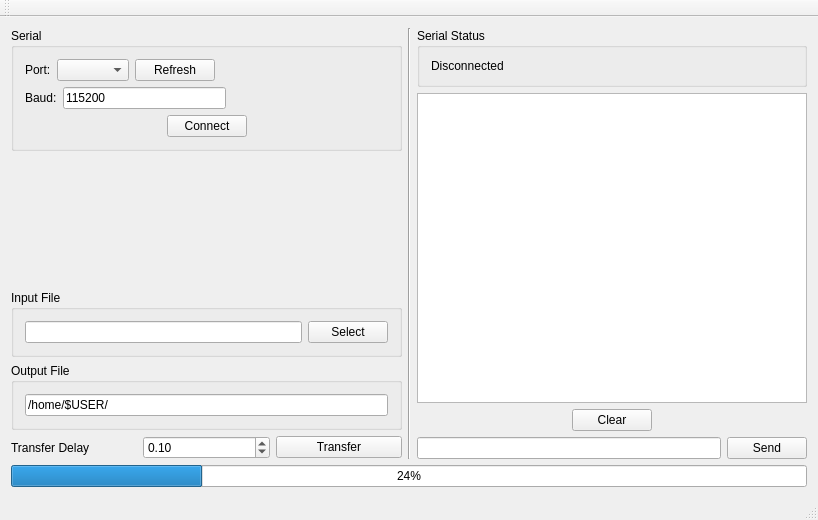
<?xml version="1.0" encoding="UTF-8"?>
<ui version="4.0">
 <class>MainWorker</class>
 <widget class="QMainWindow" name="MainWorker">
  <property name="geometry">
   <rect>
    <x>0</x>
    <y>0</y>
    <width>818</width>
    <height>520</height>
   </rect>
  </property>
  <property name="windowTitle">
   <string>paddle</string>
  </property>
  <widget class="QWidget" name="centralWidget">
   <layout class="QVBoxLayout" name="verticalLayout_4">
    <item>
     <layout class="QHBoxLayout" name="horizontalLayout_10">
      <item>
       <layout class="QVBoxLayout" name="verticalLayout_2">
        <item>
         <widget class="QGroupBox" name="groupBox_3">
          <property name="title">
           <string>Serial</string>
          </property>
          <layout class="QVBoxLayout" name="verticalLayout">
           <item>
            <layout class="QHBoxLayout" name="horizontalLayout_4">
             <item>
              <widget class="QLabel" name="label">
               <property name="text">
                <string>Port:</string>
               </property>
              </widget>
             </item>
             <item>
              <widget class="QComboBox" name="portsComboBox"/>
             </item>
             <item>
              <widget class="QPushButton" name="refreshPushButton">
               <property name="text">
                <string>Refresh</string>
               </property>
              </widget>
             </item>
             <item>
              <spacer name="horizontalSpacer_5">
               <property name="orientation">
                <enum>Qt::Horizontal</enum>
               </property>
               <property name="sizeHint" stdset="0">
                <size>
                 <width>40</width>
                 <height>20</height>
                </size>
               </property>
              </spacer>
             </item>
            </layout>
           </item>
           <item>
            <layout class="QHBoxLayout" name="horizontalLayout_5">
             <item>
              <widget class="QLabel" name="label_2">
               <property name="text">
                <string>Baud:</string>
               </property>
              </widget>
             </item>
             <item>
              <widget class="QLineEdit" name="baudRateLineEdit">
               <property name="text">
                <string>115200</string>
               </property>
               <property name="placeholderText">
                <string>Baud Rate</string>
               </property>
              </widget>
             </item>
             <item>
              <spacer name="horizontalSpacer_4">
               <property name="orientation">
                <enum>Qt::Horizontal</enum>
               </property>
               <property name="sizeHint" stdset="0">
                <size>
                 <width>40</width>
                 <height>20</height>
                </size>
               </property>
              </spacer>
             </item>
            </layout>
           </item>
           <item>
            <layout class="QHBoxLayout" name="horizontalLayout_2">
             <item>
              <spacer name="horizontalSpacer_3">
               <property name="orientation">
                <enum>Qt::Horizontal</enum>
               </property>
               <property name="sizeHint" stdset="0">
                <size>
                 <width>40</width>
                 <height>20</height>
                </size>
               </property>
              </spacer>
             </item>
             <item>
              <widget class="QPushButton" name="connectPushButton">
               <property name="text">
                <string>Connect</string>
               </property>
              </widget>
             </item>
             <item>
              <spacer name="horizontalSpacer_6">
               <property name="orientation">
                <enum>Qt::Horizontal</enum>
               </property>
               <property name="sizeHint" stdset="0">
                <size>
                 <width>40</width>
                 <height>20</height>
                </size>
               </property>
              </spacer>
             </item>
            </layout>
           </item>
          </layout>
         </widget>
        </item>
        <item>
         <spacer name="verticalSpacer">
          <property name="orientation">
           <enum>Qt::Vertical</enum>
          </property>
          <property name="sizeHint" stdset="0">
           <size>
            <width>20</width>
            <height>40</height>
           </size>
          </property>
         </spacer>
        </item>
        <item>
         <widget class="QGroupBox" name="groupBox_2">
          <property name="title">
           <string>Input File</string>
          </property>
          <layout class="QHBoxLayout" name="horizontalLayout">
           <item>
            <widget class="QLineEdit" name="inputFileLineEdit">
             <property name="text">
              <string/>
             </property>
            </widget>
           </item>
           <item>
            <widget class="QPushButton" name="inputFilePushButton">
             <property name="text">
              <string>Select</string>
             </property>
            </widget>
           </item>
          </layout>
         </widget>
        </item>
        <item>
         <widget class="QGroupBox" name="groupBox">
          <property name="title">
           <string>Output File</string>
          </property>
          <layout class="QHBoxLayout" name="horizontalLayout_3">
           <item>
            <widget class="QLineEdit" name="ouputFileLineEdit">
             <property name="text">
              <string>/home/$USER/</string>
             </property>
            </widget>
           </item>
          </layout>
         </widget>
        </item>
        <item>
         <layout class="QHBoxLayout" name="horizontalLayout_6">
          <item>
           <widget class="QLabel" name="label_3">
            <property name="text">
             <string>Transfer Delay</string>
            </property>
           </widget>
          </item>
          <item>
           <widget class="QDoubleSpinBox" name="delayDoubleSpinBox">
            <property name="singleStep">
             <double>0.100000000000000</double>
            </property>
            <property name="value">
             <double>0.100000000000000</double>
            </property>
           </widget>
          </item>
          <item>
           <widget class="QPushButton" name="transferPushButton">
            <property name="text">
             <string>Transfer</string>
            </property>
           </widget>
          </item>
         </layout>
        </item>
       </layout>
      </item>
      <item>
       <widget class="Line" name="line">
        <property name="orientation">
         <enum>Qt::Vertical</enum>
        </property>
       </widget>
      </item>
      <item>
       <layout class="QVBoxLayout" name="verticalLayout_3">
        <item>
         <widget class="QGroupBox" name="groupBox_4">
          <property name="title">
           <string>Serial Status</string>
          </property>
          <layout class="QHBoxLayout" name="horizontalLayout_9">
           <item>
            <widget class="QLabel" name="serialStatusLabel">
             <property name="text">
              <string>Disconnected</string>
             </property>
            </widget>
           </item>
           <item>
            <widget class="QLabel" name="serialPortLabel">
             <property name="text">
              <string/>
             </property>
            </widget>
           </item>
          </layout>
         </widget>
        </item>
        <item>
         <widget class="QTextBrowser" name="commTextBrowser"/>
        </item>
        <item>
         <layout class="QHBoxLayout" name="horizontalLayout_8">
          <item>
           <spacer name="horizontalSpacer">
            <property name="orientation">
             <enum>Qt::Horizontal</enum>
            </property>
            <property name="sizeHint" stdset="0">
             <size>
              <width>40</width>
              <height>20</height>
             </size>
            </property>
           </spacer>
          </item>
          <item>
           <widget class="QPushButton" name="serialClearPushButton">
            <property name="text">
             <string>Clear</string>
            </property>
           </widget>
          </item>
          <item>
           <spacer name="horizontalSpacer_2">
            <property name="orientation">
             <enum>Qt::Horizontal</enum>
            </property>
            <property name="sizeHint" stdset="0">
             <size>
              <width>40</width>
              <height>20</height>
             </size>
            </property>
           </spacer>
          </item>
         </layout>
        </item>
        <item>
         <layout class="QHBoxLayout" name="horizontalLayout_7">
          <item>
           <widget class="QLineEdit" name="serialSendLineEdit"/>
          </item>
          <item>
           <widget class="QPushButton" name="serialSendPushButton">
            <property name="text">
             <string>Send</string>
            </property>
           </widget>
          </item>
         </layout>
        </item>
       </layout>
      </item>
     </layout>
    </item>
    <item>
     <widget class="QProgressBar" name="progressBar">
      <property name="value">
       <number>24</number>
      </property>
     </widget>
    </item>
   </layout>
  </widget>
  <widget class="QMenuBar" name="menuBar">
   <property name="geometry">
    <rect>
     <x>0</x>
     <y>0</y>
     <width>818</width>
     <height>27</height>
    </rect>
   </property>
  </widget>
  <widget class="QToolBar" name="mainToolBar">
   <attribute name="toolBarArea">
    <enum>TopToolBarArea</enum>
   </attribute>
   <attribute name="toolBarBreak">
    <bool>false</bool>
   </attribute>
  </widget>
  <widget class="QStatusBar" name="statusBar"/>
 </widget>
 <layoutdefault spacing="6" margin="11"/>
 <resources/>
 <connections/>
</ui>
